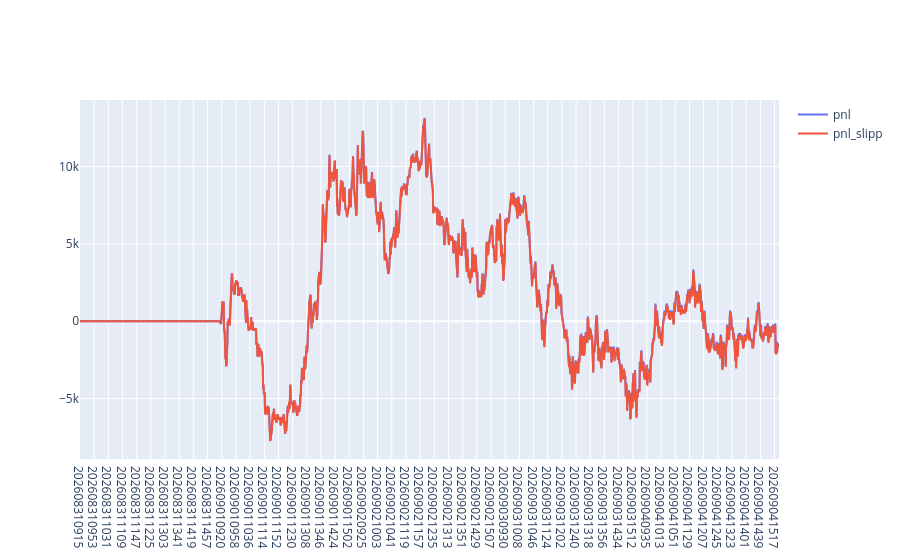

The cell this chart's notebook holds for it:
### Code cell
##### Preparing Data ####################################
import yfinance as yf
df = yf.download("NIFTYBEES.NS",interval='1m',period='max')
df.columns = ['Close','High','Low','Open','Volume']
datetimes = np.array([ x.strftime('%Y%m%d%H%M') for x in df.index])
int_datetimes = np.array([int(x) for x in datetimes])
close = df.Close.values
openp = df.Open.values
high = df.High.values
low = df.Low.values


#################### Alpha Creation ##########################

alpha = np.sign(np.log(openp/ts_delay(close,1)))
alpha[np.where(int_datetimes%10000 != 915)] = np.nan
alpha = ffill(alpha)
alpha[np.where((int_datetimes%10000 < 915) | (int_datetimes%10000 > 1525))] = 0

################# Final steps ###############################

ret = (close/ts_delay(close,1)) - 1
booksize = alpha * 25e5


simulate_and_plot_1d(booksize,ret,datetimes,0.05)

### Figure 1 — Plotly figure (JSON) as saved in the notebook; plotly's stock layout.template omitted (floating-point values rounded to 4 significant figures; data arrays with more than 128 entries replaced by an {"elided": "..."} marker saying what was removed)
{"data": [{"name": "pnl", "type": "scatter", "x": {"elided": "1875 str values"}, "y": {"elided": "1875 float values"}}, {"name": "pnl_slipp", "type": "scatter", "x": {"elided": "1875 str values"}, "y": {"elided": "1875 float values"}}], "layout": {}}
